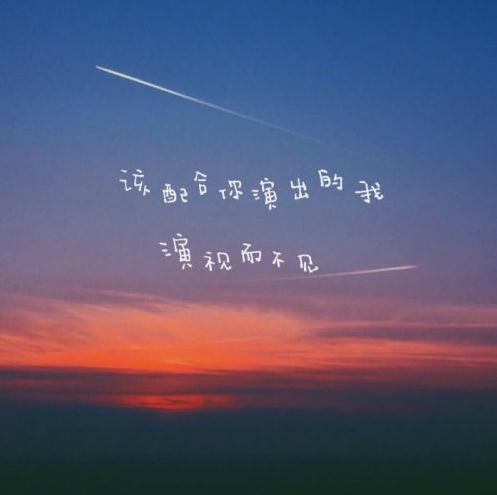
#> input picture OpenCV/1.jpg, 497 x 495 px
$ python basis.py
#> lines starting #> are read from the running program, lines starting #| are printed output that depends on the picture; after the words box and inside, x2 and y2 are one past the last pixel; in counts of white or black regions, pixels touching at a corner belong together
import cv2
import numpy as np
from matplotlib import pyplot as plt
img=cv2.imread('1.jpg')
#> img is the input picture: shape (495, 497, 3); mean B, G, R 116.4, 87.8, 88.3
print(img.shape)
#| (495, 497, 3)
print(img.dtype)
#| uint8
px=img[100,100] #通过坐标获取该点RGB像素值
#> px = [156, 104, 68]
print(px)
#| [156 104  68]
blue=img[100,100,0]
#> blue = 156
img[101,101]=[255,255,255]
#> img: shape (495, 497, 3); under 0.01% of pixels changed, all inside (x1, y1, x2, y2) = (101, 101, 102, 102)
print(img[101,101])
#| [255 255 255]
print(img.item(10,10,2))#单个获取RGB中的值
#| 38
img.itemset((10,10,2),100)
#> img: shape (495, 497, 3); mean B, G, R 116.4, 87.8, 88.4
print(img.item(10,10,2))
#| 100


r,g,b=cv2.split(img)#拆分RGB
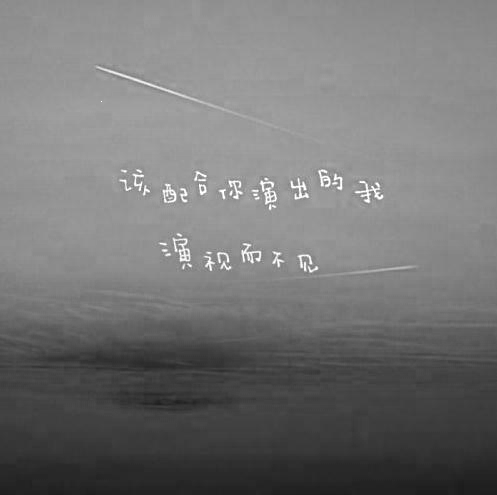
#> r: shape (495, 497); min 28, max 255, mean 116.4
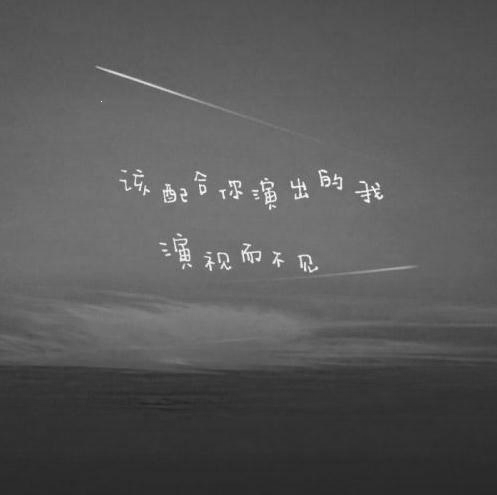
#> g: shape (495, 497); min 37, max 255, mean 87.8
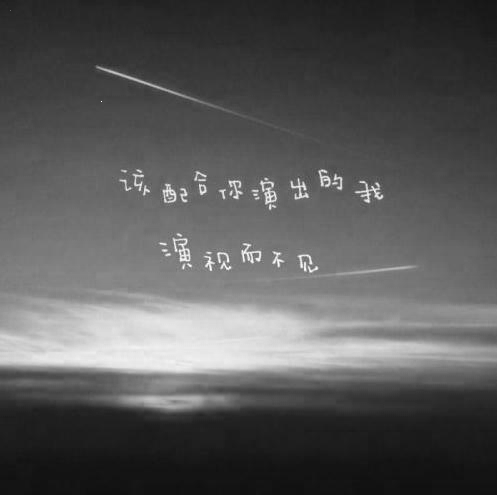
#> b: shape (495, 497); min 16, max 255, mean 88.4
cv2.imshow("image",r)
img=cv2.merge([r,g,b])
b=img[:,:,0]
img[:,:,2]=0
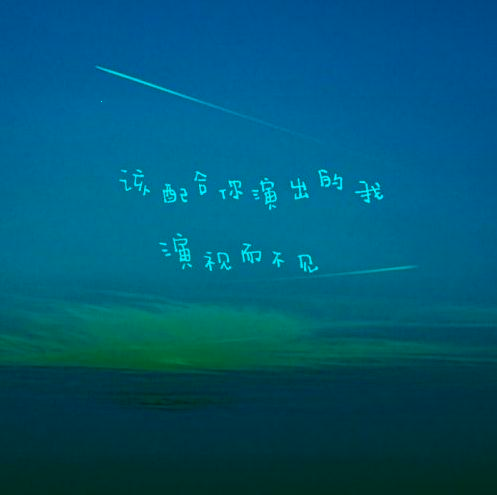
#> img: shape (495, 497, 3); mean B, G, R 116.4, 87.8, 0
reflect=cv2.copyMakeBorder(img,10,10,10,10,cv2.BORDER_REFLECT)
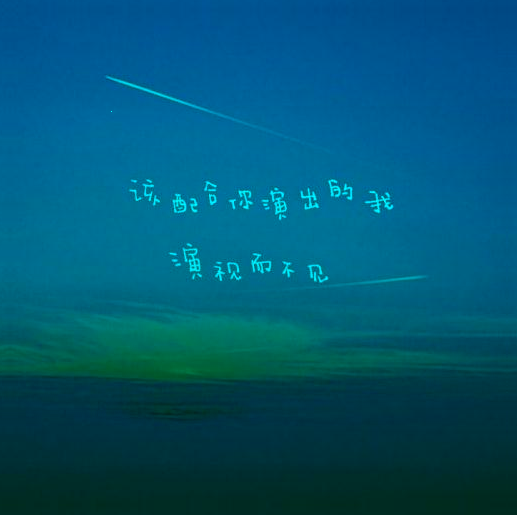
#> reflect: shape (515, 517, 3); mean B, G, R 115, 86.5, 0

plt.subplot(231),plt.imshow(reflect,'gray'),plt.title('replicate')
# plt.show()

# cv2.imshow("image",img)
cv2.waitKey(0)
cv2.destroyAllWindows()

$ run again, with OpenCV/2.jpg copied over OpenCV/1.jpg
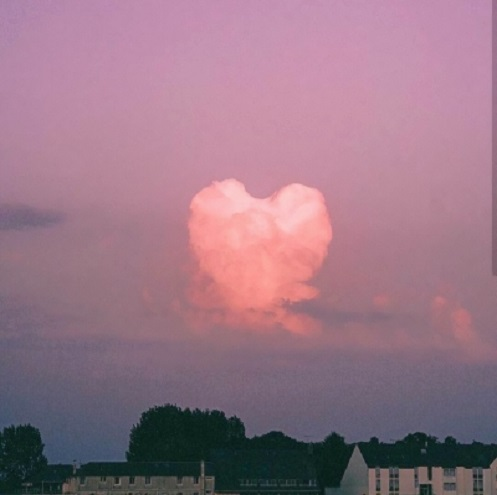
#> input picture OpenCV/2.jpg, 497 x 495 px
#> img is the input picture: shape (495, 497, 3); mean B, G, R 134.4, 117.9, 152.8
#| (495, 497, 3)
#| uint8
#> px = [168, 141, 191]
#| [168 141 191]
#> blue = 168
#| [255 255 255]
#| 171
#| 100
#> `r,g,b=cv2.split(img)#拆分RGB`:
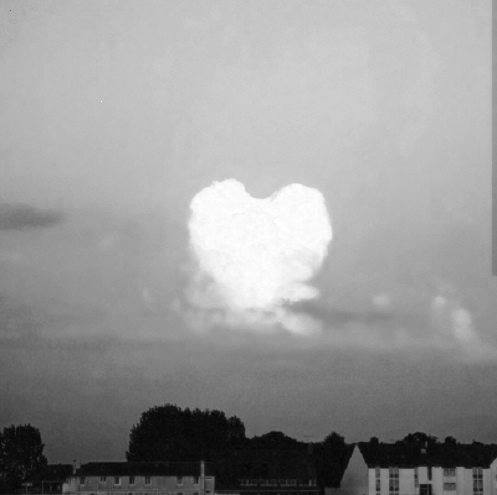
#> b: shape (495, 497); min 4, max 255, mean 152.8
#> `reflect=cv2.copyMakeBorder(img,10,10,10,10,cv2.BORDER_REFLECT)`:
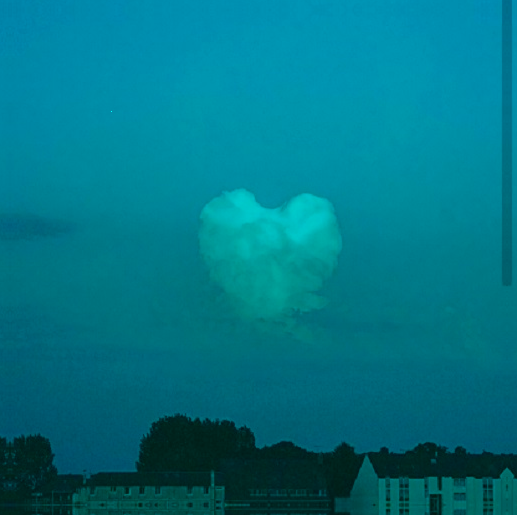
#> reflect: shape (515, 517, 3); mean B, G, R 133.5, 117, 0
